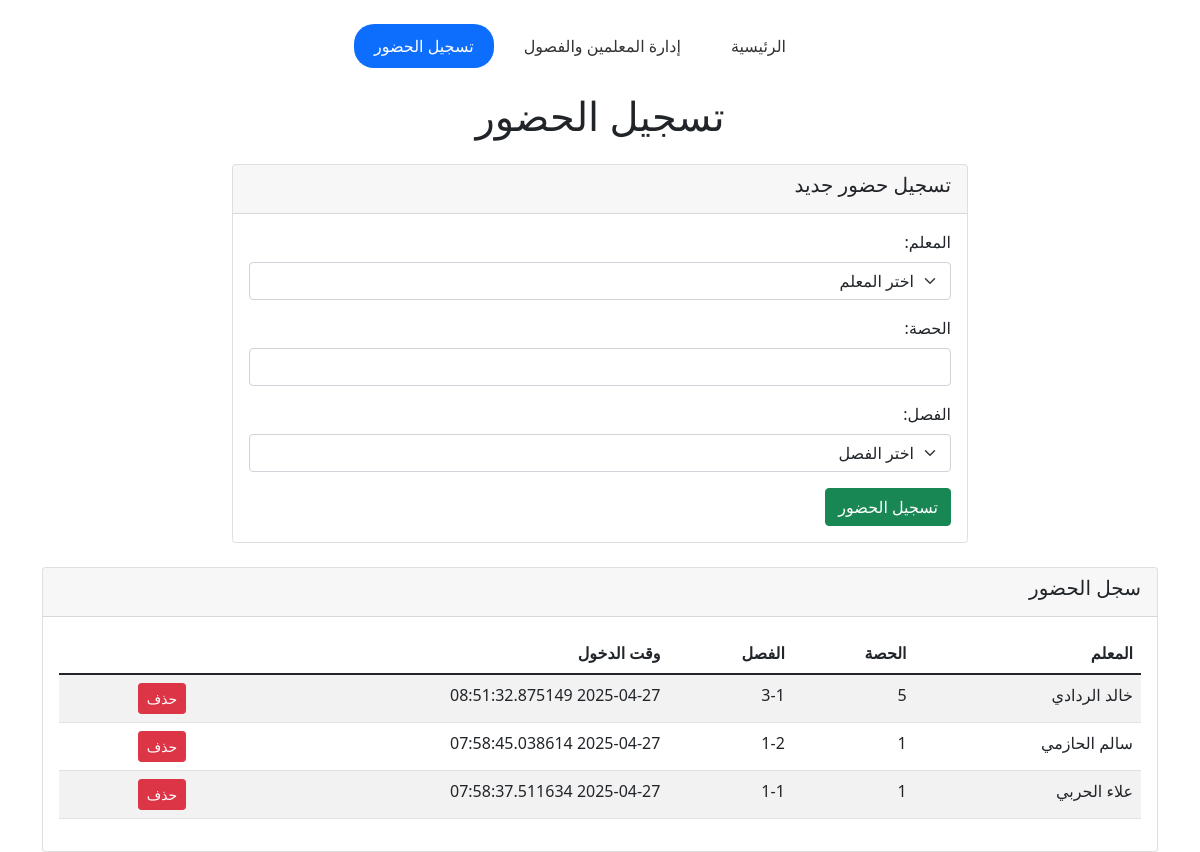
The app's page /attendance with its own data.
### tables this page shows
CREATE TABLE attendance (
            id INTEGER PRIMARY KEY,
            teacher_id INTEGER,
            class_name TEXT,
            classroom_id INTEGER,
            entry_time DATETIME,
            FOREIGN KEY (teacher_id) REFERENCES teachers (id),
            FOREIGN KEY (classroom_id) REFERENCES classrooms (id)
        );

CREATE TABLE teachers (
            id INTEGER PRIMARY KEY,
            name TEXT NOT NULL
        );

CREATE TABLE classrooms (
            id INTEGER PRIMARY KEY,
            name TEXT NOT NULL
        );

### app.py (the view)
@app.route('/attendance')
def attendance():
    conn = get_db_connection()
    teachers = conn.execute('SELECT * FROM teachers').fetchall()
    classrooms = conn.execute('SELECT * FROM classrooms').fetchall()
    attendance = conn.execute('''
        SELECT attendance.id,
               teachers.name as teacher_name,
               attendance.class_name,
               classrooms.name as classroom_name,
               attendance.entry_time
        FROM attendance
        LEFT JOIN teachers ON teachers.id = attendance.teacher_id
        LEFT JOIN classrooms ON classrooms.id = attendance.classroom_id
        ORDER BY attendance.entry_time DESC
    ''').fetchall()
    conn.close()
    return render_template('attendance.html', teachers=teachers, classrooms=classrooms, attendance=attendance)

### app.py (called while the page is built)
def get_db_connection():
    conn = sqlite3.connect('school_attendance.db')
    conn.row_factory = sqlite3.Row
    return conn

### templates/attendance.html (shortened to what this page needs)
<!DOCTYPE html>
<html dir="rtl" lang="ar">
<head>
    <link href="https://cdn.jsdelivr.net/npm/bootstrap@5.1.3/dist/css/bootstrap.min.css" rel="stylesheet">
</head>
<body>
    <div class="container mt-4">
        <ul class="nav nav-pills justify-content-center mb-4">
            <li class="nav-item">
                <a class="nav-link" href="{{ url_for('index') }}">الرئيسية</a>
            </li>
            <li class="nav-item">
                <a class="nav-link" href="{{ url_for('manage') }}">إدارة المعلمين والفصول</a>
            </li>
            <li class="nav-item">
                <a class="nav-link active" href="{{ url_for('attendance') }}">تسجيل الحضور</a>
            </li>
        </ul>
        <h1 class="text-center mb-4">تسجيل الحضور</h1>
        <div class="row justify-content-center mb-4">
            <div class="col-md-8">
                <div class="card">
                    <div class="card-header">
                        <h5 class="card-title">تسجيل حضور جديد</h5>
                    </div>
                    <div class="card-body">
                        <form action="{{ url_for('record_attendance') }}" method="post">
                            <div class="mb-3">
                                <label for="teacherSelect" class="form-label">المعلم:</label>
                                <select class="form-select" id="teacherSelect" name="teacher_id" required>
                                    <option value="">اختر المعلم</option>
                                </select>
                            </div>
                            <div class="mb-3">
                                <label for="className" class="form-label">الحصة:</label>
                                <input type="text" class="form-control" id="className" name="class_name" required>
                            </div>
                            <div class="mb-3">
                                <label for="classroomSelect" class="form-label">الفصل:</label>
                                <select class="form-select" id="classroomSelect" name="classroom_id" required>
                                    <option value="">اختر الفصل</option>
                                </select>
                            </div>
                            <button type="submit" class="btn btn-success">تسجيل الحضور</button>
                        </form>
                    </div>
                </div>
            </div>
        </div>
        <div class="card">
            <div class="card-header">
                <h5 class="card-title">سجل الحضور</h5>
            </div>
            <div class="card-body">
                <div class="table-responsive">
                    <table class="table table-striped">
                        <thead>
                            <tr>
                                <th>المعلم</th>
                                <th>الحصة</th>
                                <th>الفصل</th>
                                <th>وقت الدخول</th>
                            </tr>
                        </thead>
                        <tbody>
                            {% for record in attendance %}
                                <tr>
                                    <td>{{ record['teacher_name'] }}</td>
                                    <td>{{ record['class_name'] }}</td>
                                    <td>{{ record['classroom_name'] }}</td>
                                    <td>{{ record['entry_time'] }}</td>
                                    <td>
                                        <form action="{{ url_for('delete_attendance', id=record['id']) }}" method="post" class="d-inline">
                                            <button type="submit" class="btn btn-danger btn-sm" onclick="return confirm('هل أنت متأكد من حذف هذا السجل؟')">حذف</button>
                                        </form>
                                    </td>
                                </tr>
                            {% endfor %}
                        </tbody>
                    </table>
                </div>
            </div>
        </div>
    </div>
</body>
</html>

### templates/attendance.html (style rules this page uses)
.nav-pills .nav-link { color: #333; margin: 0 5px; border-radius: 20px; padding: 10px 20px; }
.nav-pills .nav-link.active { background-color: #0d6efd; color: white; }

### records on screen
attendance: teacher_name "خالد الردادي", class_name "5", classroom_name "3-1", entry_time "2025-04-27 08:51:32.875149"
attendance: teacher_name "سالم الحازمي", class_name "1", classroom_name "1-2", entry_time "2025-04-27 07:58:45.038614"
attendance: teacher_name "علاء الحربي", class_name "1", classroom_name "1-1", entry_time "2025-04-27 07:58:37.511634"
